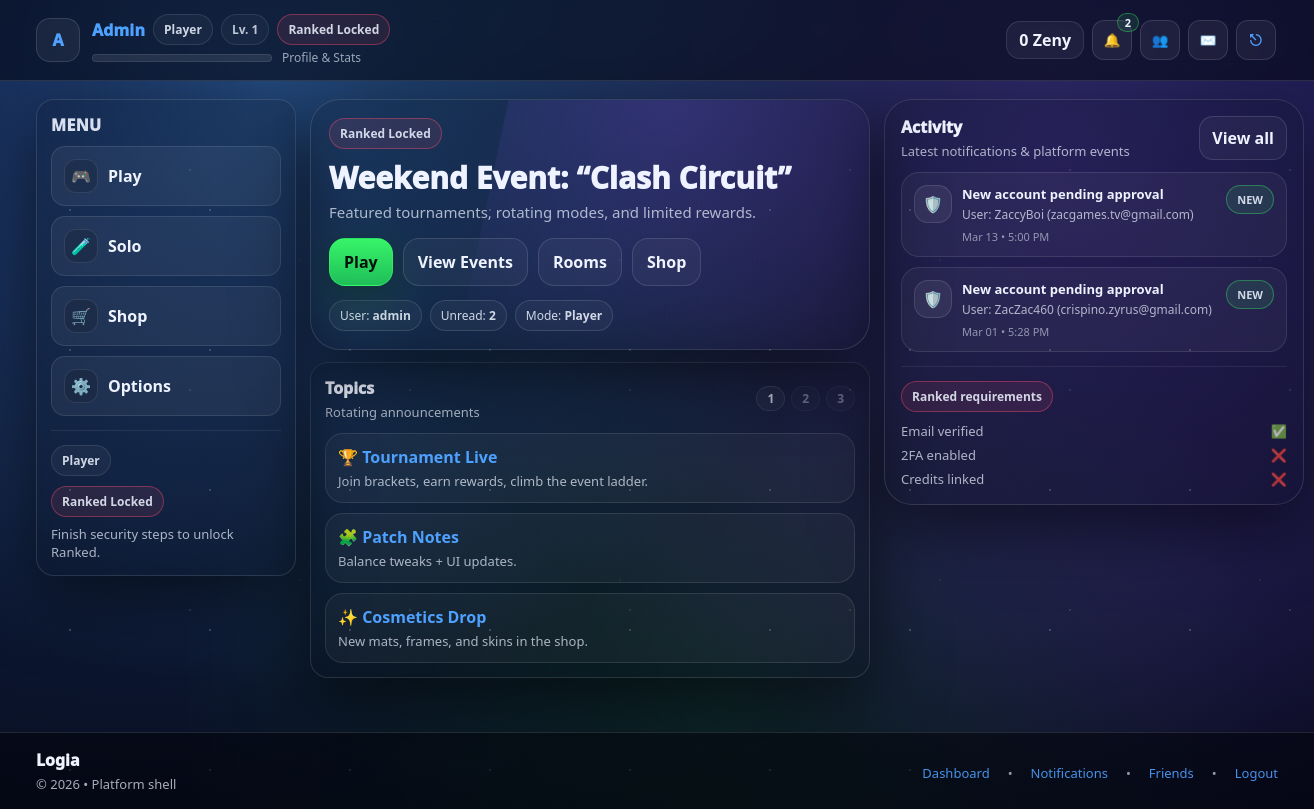
/dashboard.php (signed in), run on the app's committed database.
### tables this page shows
CREATE TABLE `users` (
  `id` bigint UNSIGNED NOT NULL,
  `username` varchar(32) NOT NULL,
  `email` varchar(255) NOT NULL,
  `password_hash` varchar(255) NOT NULL,
  `display_name` varchar(64) DEFAULT NULL,
  `email_verified_at` datetime DEFAULT NULL,
  `failed_login_attempts` int NOT NULL DEFAULT '0',
  `security_challenge_required` tinyint(1) NOT NULL DEFAULT '0',
  `last_failed_login_at` datetime DEFAULT NULL,
  `approval_status` enum('pending','approved','rejected') NOT NULL DEFAULT 'pending',
  `approved_by` bigint UNSIGNED DEFAULT NULL,
  `approved_at` datetime DEFAULT NULL,
  `rejected_reason` varchar(255) DEFAULT NULL,
  `is_active` tinyint(1) NOT NULL DEFAULT '1',
  `is_guest` tinyint(1) NOT NULL DEFAULT '0',
  `banned_until` datetime DEFAULT NULL,
  `bank_link_status` enum('none','pending','linked','failed') NOT NULL DEFAULT 'none',
  `bank_linked_at` datetime DEFAULT NULL,
  `appearance_mode` enum('default','dark','light') NOT NULL DEFAULT 'default',
  `last_login_at` datetime DEFAULT NULL,
  `created_at` datetime NOT NULL DEFAULT CURRENT_TIMESTAMP,
  `updated_at` datetime NOT NULL DEFAULT CURRENT_TIMESTAMP ON UPDATE CURRENT_TIMESTAMP,
  `level` int DEFAULT '1',
  `exp` int DEFAULT '0',
  `exp_to_next` int DEFAULT '100',
  `credits` int DEFAULT '0',
  `matches_played` int DEFAULT '0',
  `matches_won` int DEFAULT '0',
  `bio` text,
  `avatar_path` varchar(255) DEFAULT NULL,
  `favorite_deck` varchar(100) DEFAULT NULL,
  `tagline` varchar(120) DEFAULT NULL
);

CREATE TABLE `dashboard_notifications` (
  `id` bigint UNSIGNED NOT NULL,
  `user_id` bigint UNSIGNED NOT NULL,
  `type` varchar(32) NOT NULL,
  `title` varchar(120) NOT NULL,
  `body` varchar(500) DEFAULT NULL,
  `link_url` varchar(255) DEFAULT NULL,
  `is_read` tinyint(1) NOT NULL DEFAULT '0',
  `created_at` datetime NOT NULL DEFAULT CURRENT_TIMESTAMP,
  `read_at` datetime DEFAULT NULL
);

### dashboard.php (the view, shortened to what the rows shown need)
<?php
require_once __DIR__ . "/includes/db.php";
require_once __DIR__ . "/includes/helpers.php";
require_once __DIR__ . "/includes/auth.php";
require_once __DIR__ . "/includes/ui.php";
$u  = current_user();
$bp = base_path();
$notes  = fetch_notifications($mysqli, (int)$u['id'], 6);
ui_header("Dashboard");
?>
<section class="section" style="padding-top:0;">
  <div class="hub-grid">
    <main style="min-width:0;">
      <div class="card hub-hero">
        <div style="position:relative; z-index:1;">
          <h2>Weekend Event: “Clash Circuit”</h2>
          <div style="margin-top:14px; display:flex; flex-wrap:wrap; gap:8px;">
            <span class="note">User: <b><?= h($u['username']) ?></b></span>
          </div>
        </div>
      </div>
    </main>
    <aside class="hub-right">
      <div class="card" style="padding:16px; border-radius: calc(var(--radius) + 10px);">
        <div style="margin-top:12px; display:grid; gap:10px;">
          <?php if (!$notes): ?>
            <div style="color: var(--muted); font-size: 13px; padding: 10px 0;">
              No notifications yet.
            </div>
          <?php else: ?>
            <?php foreach ($notes as $n): ?>
              <?php
                $icon = notif_icon((string)$n['type']);
                $when = $n['created_at'] ? date("M d • g:i A", strtotime((string)$n['created_at'])) : '';
                $link = (string)($n['link_url'] ?? '');
                $href = $link ? ($bp . $link) : ($bp . "/notifications.php");
              ?>
              <a href="<?= h($href) ?>" class="card-soft" style="display:block; padding:12px; text-decoration:none;">
                <div style="display:flex; gap:10px; align-items:flex-start;">
                  <div style="width:38px; height:38px; border-radius: 14px; display:grid; place-items:center; border:1px solid rgba(255,255,255,.12); background: rgba(255,255,255,.06);">
                    <?= $icon ?>
                  </div>
                  <div style="flex:1; min-width:0;">
                    <div style="font-weight:900; font-size: 13px; color: var(--text);">
                      <?= h($n['title']) ?>
                    </div>
                    <?php if (!empty($n['body'])): ?>
                      <div style="color: var(--muted); font-size: 12px; margin-top:4px; line-height:1.35;">
                        <?= h($n['body']) ?>
                      </div>
                    <?php endif; ?>
                    <div style="color: rgba(238,243,255,.55); font-size: 11px; margin-top:6px;">
                      <?= h($when) ?>
                    </div>
                  </div>
                  <?php if (((int)$n['is_read']) === 0): ?>
                    <span class="pill" style="border-color: rgba(57,255,106,.35); background: rgba(57,255,106,.10); font-size:11px;">NEW</span>
                  <?php endif; ?>
                </div>
              </a>
            <?php endforeach; ?>
          <?php endif; ?>
        </div>
      </div>
    </aside>
  </div>
</section>
<?php ui_footer(); ?>

### includes/ui.php (shortened to what the rows shown need)
<?php
require_once __DIR__ . '/helpers.php';
require_once __DIR__ . '/db.php';
require_once __DIR__ . '/auth.php';
function notif_icon(string $type): string {
  return match ($type) {
    'admin_approval'  => '🛡️',
    'security_alert'  => '🔐',
    'credit_update'   => '💳',
    'match_result'    => '🏁',
    'ranked_unlock'   => '🏆',
    'friend_request'  => '👥',
    'friend_accept'   => '✅',
    'message'         => '✉️',
    default           => '🔔',
  };
}
function fetch_notifications(mysqli $mysqli, int $user_id, int $limit = 8): array {
  $stmt = $mysqli->prepare("
    SELECT id, type, title, body, link_url, is_read, created_at
    FROM dashboard_notifications
    WHERE user_id = ?
    ORDER BY created_at DESC
    LIMIT ?
  ");
  $stmt->bind_param("ii", $user_id, $limit);
  $stmt->execute();
  $rows = $stmt->get_result()->fetch_all(MYSQLI_ASSOC);
  return $rows;
}
function ranked_requirements(mysqli $mysqli, array $u): array {
  $uid = (int)$u['id'];
  $stmt = $mysqli->prepare("SELECT is_enabled FROM two_factor_secrets WHERE user_id = ? LIMIT 1");
  $stmt->bind_param("i", $uid);
  $stmt->execute();
  $twofa = (int)($stmt->get_result()->fetch_assoc()['is_enabled'] ?? 0);
  $email_ok = !empty($u['email_verified_at']);
  $bank_ok  = (($u['bank_link_status'] ?? 'none') === 'linked');
  $twofa_ok = ($twofa === 1);
  return [
    'email_ok'  => $email_ok,
    'bank_ok'   => $bank_ok,
    'twofa_ok'  => $twofa_ok,
    'ranked_ok' => (($u['approval_status'] ?? '') === 'approved') && $email_ok && $bank_ok && $twofa_ok
  ];
}
function ui_appearance_mode(array $u): string {
  $mode = (string)($u['appearance_mode'] ?? 'default');
  return $mode;
}
function ui_header(string $title = 'Dashboard', bool $is_hub = true): void {
  global $mysqli;
  $bp = base_path();
  $u  = current_user();
  $is_guest = ((int)($u['is_guest'] ?? 0) === 1);
  $role_label = $is_guest ? 'Guest' : 'Player';
  $level   = (int)($u['level'] ?? 1);
  $req = ranked_requirements($mysqli, $u);
  $ranked_ok = (!$is_guest && !empty($req['ranked_ok']));
  $zenyBalance = (int)($u['credits'] ?? 0);
  ?>
<!doctype html>
<html lang="en">
<head>
  <link rel="stylesheet" href="<?= h($bp) ?>/assets/style.css"/>
  <link rel="stylesheet" href="<?= h($bp) ?>/assets/hub.css"/>
  <link rel="stylesheet" href="<?= h($bp) ?>/assets/userstyle.css"/>
</head>
<body class="<?= $is_hub ? 'hub' : '' ?>" data-appearance="<?= h(ui_appearance_mode($u)) ?>">
<header class="topnav">
  <div class="topnav__inner" style="display:flex; align-items:center; justify-content:space-between; gap:14px;">
    <a href="<?= h($bp) ?>/profile.php" title="Profile & Stats" style="display:flex; align-items:center; gap:12px; text-decoration:none;">
      <?php $navAvatar = trim((string)($u['avatar_path'] ?? '')); ?>
      <?php if ($navAvatar !== ''): ?>
        <img
          src="<?= h($bp . '/' . ltrim($navAvatar, '/')) ?>"
          alt="Profile Avatar"
          style="width:44px; height:44px; border-radius:14px; object-fit:cover; border:1px solid rgba(255,255,255,.12); background: rgba(255,255,255,.06); display:block;"
        >
      <?php else: ?>
        <div style="width:44px; height:44px; border-radius:14px; display:grid; place-items:center; border:1px solid rgba(255,255,255,.12); background: rgba(255,255,255,.06); font-weight:950;">
          <?= h(strtoupper(substr((string)$u['username'], 0, 1))) ?>
        </div>
      <?php endif; ?>
      <div style="display:grid; gap:4px; min-width:0;">
        <div style="display:flex; align-items:center; gap:8px; flex-wrap:wrap; min-width:0;">
          <div style="font-weight:950; letter-spacing:.01em; white-space:nowrap; overflow:hidden; text-overflow:ellipsis; max-width:240px;">
            <?= h($u['display_name'] ?? $u['username']) ?>
          </div>
          <span class="pill"><?= h($role_label) ?></span>
          <span class="pill" style="opacity:.9;">Lv. <?= (int)$level ?></span>
          <?php if ($is_guest): ?>
            <span class="pill" style="border-color: rgba(255,205,102,.45); background: rgba(255,205,102,.10);">Casual Only</span>
          <?php elseif (!$ranked_ok): ?>
            <span class="pill" style="border-color: rgba(255,77,109,.40); background: rgba(255,77,109,.10);">Ranked Locked</span>
          <?php endif; ?>
        </div>
        <div style="display:flex; align-items:center; gap:10px; opacity:.9;">
        </div>
      </div>
    </a>
    <div class="md-icons">
          <div
          class="md-ico-wrap"
          title="Zeny Balance"
          style="display:flex; align-items:center; gap:8px; padding:0 2px;"
        >
          <a
            href="<?= h($bp) ?>/shop.php?tab=credits"
            style="
              display:inline-flex;
              align-items:center;
              gap:8px;
              text-decoration:none;
              color:var(--text);
              padding:10px 12px;
              border-radius:14px;
              border:1px solid rgba(255,255,255,.10);
              background:rgba(255,255,255,.05);
              font-weight:900;
              line-height:1;
            "
          >
            <span> <?= number_format($zenyBalance) ?> Zeny</span>
          </a>
    </div>
  </div>
</header>
<main class="container" style="padding-top:18px;">
<?php
}
function ui_footer(): void {
  ?>
</main>
</body>
</html>
<?php
}

### data on the page
users: username "A", display_name "Admin", is_guest "Player", level "1", credits "0", username "admin"
dashboard_notifications: type "🛡️", title "New account pending approval", body "User: ZaccyBoi (zacgames.tv@gmail.com)", created_at "Mar 13 • 5:00 PM", is_read "NEW"
dashboard_notifications: type "🛡️", title "New account pending approval", body "User: ZacZac460 (crispino.zyrus@gmail.com)", created_at "Mar 01 • 5:28 PM", is_read "NEW"

### other printed values
$unread "2"
